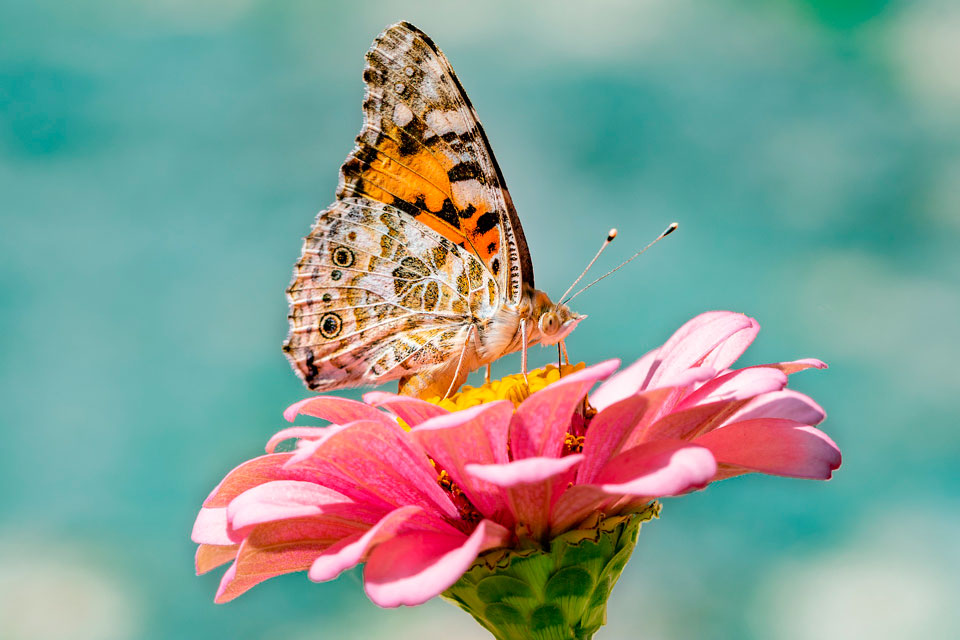
#> input picture image2.jpg, 960 x 640 px, found by its file name
$ python histograma.py
#> lines starting #> are read from the running program, lines starting #| are printed output that depends on the picture
#> further down, image is the input picture: PIL image 960x640 RGB; mean R, G, B 135.1, 157.3, 147.6
from __future__ import division
from PIL import ImageTk, Image
import math


def filtroGris1(imagen,aplica):
    rgb = imagen.convert('RGB')
    pixels = aplica.load()
    for i in range(imagen.size[0]):
        for j in range(imagen.size[1]):
            r,g,b = rgb.getpixel((i,j))
            gris = int(round((r*0.3) + (g*0.59) + (b*0.11)))
            pixels[i,j] = (gris,gris,gris)
    return aplica

#Pasamos la imagen a tonos de gris para ir contando la ocurrencia de pixeles
def histograma(imagen,aplica):
	hist = [0,0,0,0,0,0,0,0,0,0,0,0,0,0,0,0,0,0,0,0,0,0,0,0,0,0,0,0,0,0,0,0,0,0,0,0,0,0,0,0,0,0,0,0,0,0,0,0,0,0,0,0,0,0,0,0,0,0,0,0,0,0,0,0,0,0,0,0,0,0,0,0,0,0,0,0,0,0,0,0,0,0,0,0,0,0,0,0,0,0,0,0,0,0,0,0,0,0,0,0,0,0,0,0,0,0,0,0,0,0,0,0,0,0,0,0,0,0,0,0,0,0,0,0,0,0,0,0,0,0,0,0,0,0,0,0,0,0,0,0,0,0,0,0,0,0,0,0,0,0,0,0,0,0,0,0,0,0,0,0,0,0,0,0,0,0,0,0,0,0,0,0,0,0,0,0,0,0,0,0,0,0,0,0,0,0,0,0,0,0,0,0,0,0,0,0,0,0,0,0,0,0,0,0,0,0,0,0,0,0,0,0,0,0,0,0,0,0,0,0,0,0,0,0,0,0,0,0,0,0,0,0,0,0,0,0,0,0,0,0,0,0,0,0,0,0,0,0,0,0,0,0,0,0,0,0]
	grisImage = filtroGris1(imagen,aplica)
	rgb = grisImage.convert('RGB')
	width = grisImage.size[0]
	hight = grisImage.size[1]
	for i in range(width):
		for j in range(hight):
			r,g,b = rgb.getpixel((i,j))
			valor = hist[r]
			valor = valor + 1
			hist[r] = valor
	return hist

def histogramaRojo(imagen,aplica):
	hist = [0,0,0,0,0,0,0,0,0,0,0,0,0,0,0,0,0,0,0,0,0,0,0,0,0,0,0,0,0,0,0,0,0,0,0,0,0,0,0,0,0,0,0,0,0,0,0,0,0,0,0,0,0,0,0,0,0,0,0,0,0,0,0,0,0,0,0,0,0,0,0,0,0,0,0,0,0,0,0,0,0,0,0,0,0,0,0,0,0,0,0,0,0,0,0,0,0,0,0,0,0,0,0,0,0,0,0,0,0,0,0,0,0,0,0,0,0,0,0,0,0,0,0,0,0,0,0,0,0,0,0,0,0,0,0,0,0,0,0,0,0,0,0,0,0,0,0,0,0,0,0,0,0,0,0,0,0,0,0,0,0,0,0,0,0,0,0,0,0,0,0,0,0,0,0,0,0,0,0,0,0,0,0,0,0,0,0,0,0,0,0,0,0,0,0,0,0,0,0,0,0,0,0,0,0,0,0,0,0,0,0,0,0,0,0,0,0,0,0,0,0,0,0,0,0,0,0,0,0,0,0,0,0,0,0,0,0,0,0,0,0,0,0,0,0,0,0,0,0,0,0,0,0,0,0,0]
	rgb = imagen.convert('RGB')
	width = imagen.size[0]
#> width = 960
	hight = imagen.size[1]
#> hight = 640
	for i in range(width):
		for j in range(hight):
			r,g,b = rgb.getpixel((i,j))
			valor = hist[r]
			valor = valor + 1
			hist[r] = valor
#> after the loop, hist = 256 values, max 31186 at index 255, min 192 at index 5, mean 2400
	return hist

def histogramaAzul(imagen,aplica):
	hist = [0,0,0,0,0,0,0,0,0,0,0,0,0,0,0,0,0,0,0,0,0,0,0,0,0,0,0,0,0,0,0,0,0,0,0,0,0,0,0,0,0,0,0,0,0,0,0,0,0,0,0,0,0,0,0,0,0,0,0,0,0,0,0,0,0,0,0,0,0,0,0,0,0,0,0,0,0,0,0,0,0,0,0,0,0,0,0,0,0,0,0,0,0,0,0,0,0,0,0,0,0,0,0,0,0,0,0,0,0,0,0,0,0,0,0,0,0,0,0,0,0,0,0,0,0,0,0,0,0,0,0,0,0,0,0,0,0,0,0,0,0,0,0,0,0,0,0,0,0,0,0,0,0,0,0,0,0,0,0,0,0,0,0,0,0,0,0,0,0,0,0,0,0,0,0,0,0,0,0,0,0,0,0,0,0,0,0,0,0,0,0,0,0,0,0,0,0,0,0,0,0,0,0,0,0,0,0,0,0,0,0,0,0,0,0,0,0,0,0,0,0,0,0,0,0,0,0,0,0,0,0,0,0,0,0,0,0,0,0,0,0,0,0,0,0,0,0,0,0,0,0,0,0,0,0,0]
	rgb = imagen.convert('RGB')
	width = imagen.size[0]
	hight = imagen.size[1]
	for i in range(width):
		for j in range(hight):
			r,g,b = rgb.getpixel((i,j))
			valor = hist[b]
			valor = valor + 1
			hist[b] = valor
	return hist

def histogramaVerde(imagen,aplica):
	hist = [0,0,0,0,0,0,0,0,0,0,0,0,0,0,0,0,0,0,0,0,0,0,0,0,0,0,0,0,0,0,0,0,0,0,0,0,0,0,0,0,0,0,0,0,0,0,0,0,0,0,0,0,0,0,0,0,0,0,0,0,0,0,0,0,0,0,0,0,0,0,0,0,0,0,0,0,0,0,0,0,0,0,0,0,0,0,0,0,0,0,0,0,0,0,0,0,0,0,0,0,0,0,0,0,0,0,0,0,0,0,0,0,0,0,0,0,0,0,0,0,0,0,0,0,0,0,0,0,0,0,0,0,0,0,0,0,0,0,0,0,0,0,0,0,0,0,0,0,0,0,0,0,0,0,0,0,0,0,0,0,0,0,0,0,0,0,0,0,0,0,0,0,0,0,0,0,0,0,0,0,0,0,0,0,0,0,0,0,0,0,0,0,0,0,0,0,0,0,0,0,0,0,0,0,0,0,0,0,0,0,0,0,0,0,0,0,0,0,0,0,0,0,0,0,0,0,0,0,0,0,0,0,0,0,0,0,0,0,0,0,0,0,0,0,0,0,0,0,0,0,0,0,0,0,0,0]
	rgb = imagen.convert('RGB')
	width = imagen.size[0]
	hight = imagen.size[1]
	for i in range(width):
		for j in range(hight):
			r,g,b = rgb.getpixel((i,j))
			valor = hist[g]
			valor = valor + 1
			hist[g] = valor
	return hist

def sumaHistograma(hist):
	nuevoHist = [0,0,0,0,0,0,0,0,0,0,0,0,0,0,0,0,0,0,0,0,0,0,0,0,0,0,0,0,0,0,0,0,0,0,0,0,0,0,0,0,0,0,0,0,0,0,0,0,0,0,0,0,0,0,0,0,0,0,0,0,0,0,0,0,0,0,0,0,0,0,0,0,0,0,0,0,0,0,0,0,0,0,0,0,0,0,0,0,0,0,0,0,0,0,0,0,0,0,0,0,0,0,0,0,0,0,0,0,0,0,0,0,0,0,0,0,0,0,0,0,0,0,0,0,0,0,0,0,0,0,0,0,0,0,0,0,0,0,0,0,0,0,0,0,0,0,0,0,0,0,0,0,0,0,0,0,0,0,0,0,0,0,0,0,0,0,0,0,0,0,0,0,0,0,0,0,0,0,0,0,0,0,0,0,0,0,0,0,0,0,0,0,0,0,0,0,0,0,0,0,0,0,0,0,0,0,0,0,0,0,0,0,0,0,0,0,0,0,0,0,0,0,0,0,0,0,0,0,0,0,0,0,0,0,0,0,0,0,0,0,0,0,0,0,0,0,0,0,0,0,0,0,0,0,0,0]
	nuevoHist[0] = hist[0]
	for i in range(1,len(hist)):
		valor1 = nuevoHist[i-1]
		valor2 = hist[i]
		suma = valor1 + valor2
		nuevoHist[i] = suma
	return nuevoHist

#filtros de histogramas
def ajuste(imagen,aplica):
	hist = histograma(imagen,aplica)
	minimo = min(hist)
	maximo = max(hist)
	factor = maximo - minimo
	rgb = imagen.convert('RGB')
	pixels = aplica.load()
	width = imagen.size[0]
	hight = imagen.size[1]
	for i in range(width):
		for j in range(hight):
			r,g,b = rgb.getpixel((i,j))
			valor = hist[r]
			op = ((valor-minimo)/factor)*256
			resultado = (int)(math.floor(op))
			pixels[i,j] = (resultado,resultado,resultado)
	aplica.show()

def ajusteColor(imagen,aplica):

	histRojo = histogramaRojo(imagen,aplica)
	minimoRojo = min(histRojo)
	maximoRojo = max(histRojo)
	factorRojo = (maximoRojo - minimoRojo)

	histAzul = histogramaAzul(imagen,aplica)
	minimoAzul = min(histAzul)
	maximoAzul = max(histAzul)
	factorAzul = (maximoAzul - minimoAzul)

	histVerde = histogramaVerde(imagen,aplica)
	minimoVerde = min(histVerde)
	maximoVerde = max(histVerde)
	factorVerde = (maximoVerde - minimoVerde)

	rgb = imagen.convert('RGB')
	pixels = aplica.load()
	width = imagen.size[0]
	hight = imagen.size[1]
	for i in range(width):
		for j in range(hight):
			r,g,b = rgb.getpixel((i,j))
			valorRojo = histRojo[r]
			valorVerde = histVerde[g]
			valorAzul = histAzul[b]
			opRojo = ((valorRojo - minimoRojo)/factorRojo)*256
			resultadoRojo = (int)(math.floor(opRojo))
			opVerde = ((valorVerde - minimoVerde)/factorVerde)*256
			resultadoVerde = (int)(math.floor(opVerde))
			opAzul = ((valorAzul - minimoAzul)/factorAzul)*256
			resultadoAzul = (int)(math.floor(opAzul))
			pixels[i,j] = (resultadoRojo,resultadoVerde,resultadoAzul)
	aplica.show()

def ecualizacion(imagen,aplica):
	hist = histograma(imagen,aplica)
	nuevoHist = sumaHistograma(hist)
	minimo = min(nuevoHist)
	rgb = imagen.convert('RGB')
	pixels = aplica.load()
	width = imagen.size[0]
	hight = imagen.size[1]
	factor = (hight * width) - 1
	for i in range(width):
		for j in range(hight):
			r,g,b = rgb.getpixel((i,j))
			valor = nuevoHist[r]
			op = ((valor - minimo)/factor)*256
			resultado = (int)(math.floor(op))
			pixels[i,j] = (resultado,resultado,resultado)
	aplica.show()

def ecualizacionColor(imagen,aplica):
	histRojo = histogramaRojo(imagen,aplica)
#> histRojo has the same summary as hist in histogramaRojo
	nuevoHistRojo = sumaHistograma(histRojo)
#> the loop in sumaHistograma, `for i in range(1,len(hist)):` made 255 passes
#> (valor1, valor2, suma) on passes 1 to 3: (1771, 613, 2384), (2384, 253, 2637), (2637, 298, 2935)
#> after the loop in sumaHistograma, `for i in range(1,len(hist)):`: nuevoHist = 256 values from 1771 to 614400
#> nuevoHistRojo = 256 values from 1771 to 614400
	minimoRojo = min(histRojo)
#> minimoRojo = 192

	histAzul = histogramaAzul(imagen,aplica)
#> after the loop in histogramaAzul, `for i in range(width):`: hist = 256 values, max 18882 at index 0, min 15 at index 254, mean 2400
#> histAzul has the same summary as hist in histogramaAzul
	nuevoHistAzul = sumaHistograma(histAzul)
#> the loop in sumaHistograma (call 2), `for i in range(1,len(hist)):` made 255 passes
#> (valor1, valor2, suma) on passes 1 to 3: (18882, 2190, 21072), (21072, 2215, 23287), (23287, 1761, 25048)
#> nuevoHistAzul = 256 values from 18882 to 614400
	minimoAzul = min(histAzul)
#> minimoAzul = 15

	histVerde = histogramaVerde(imagen,aplica)
#> after the loop in histogramaVerde, `for i in range(width):`: hist = 256 values, max 23042 at index 179, min 36 at index 254, mean 2400
#> histVerde has the same summary as hist in histogramaVerde
	nuevoHistVerde = sumaHistograma(histVerde)
#> nuevoHistVerde = 256 values from 3626 to 614400
	minimoVerde = min(histVerde)
#> minimoVerde = 36

	rgb = imagen.convert('RGB')
	pixels = aplica.load()
	width = imagen.size[0]
#> width = 960
	hight = imagen.size[1]
#> hight = 640
	factor = (hight * width) - 1
#> factor = 614399

	for i in range(width):
		for j in range(hight):
			r,g,b = rgb.getpixel((i,j))
			valorRojo = nuevoHistRojo[r]
			valorVerde = nuevoHistVerde[g]
			valorAzul = nuevoHistAzul[b]

			opRojo = ((valorRojo - minimoRojo)/factor)*256
			resultadoRojo = (int)(math.floor(opRojo))
			opVerde = ((valorVerde - minimoVerde)/factor)*256
			resultadoVerde = (int)(math.floor(opVerde))
			opAzul = ((valorAzul - minimoAzul)/factor)*256
			resultadoAzul = (int)(math.floor(opAzul))
			pixels[i,j] = (resultadoRojo,resultadoVerde,resultadoAzul)

	aplica.show()
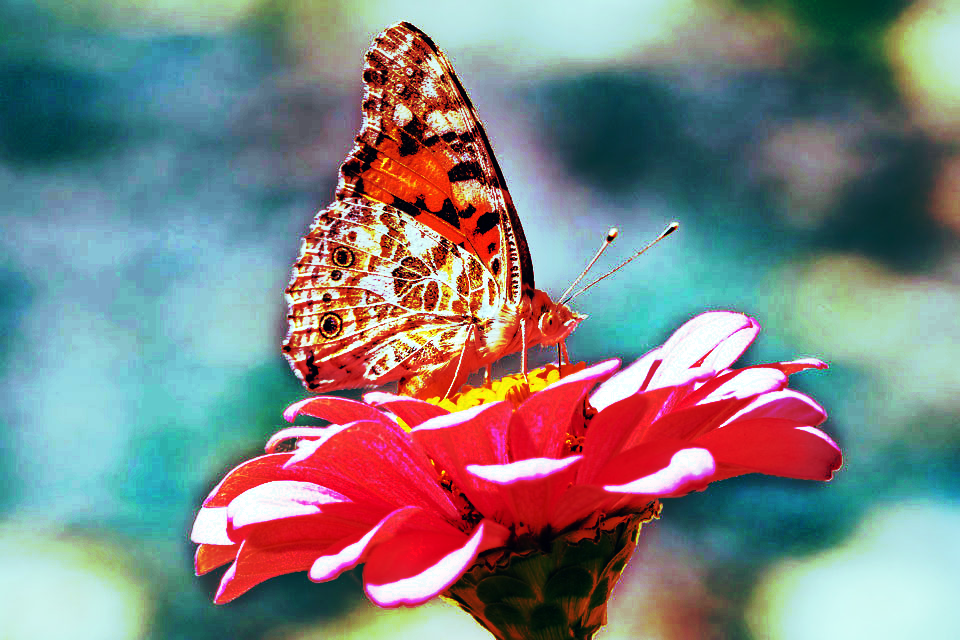
#> shown: PIL image 960x640 RGB; mean R, G, B 128.5, 129.4, 129.2

image = Image.open("image2.jpg")

ecualizacionColor(image, image)
ecualizacion(image, image)
#> in histograma, `grisImage = filtroGris1(imagen,aplica)`:
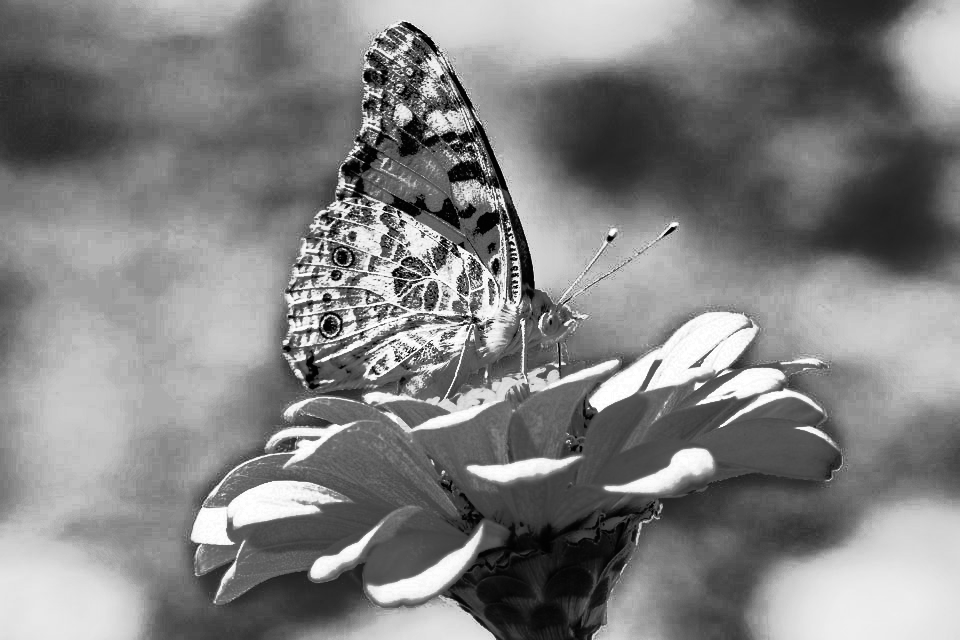
#> grisImage: PIL image 960x640 RGB; min 1, max 255, mean 129.1
#> after the loop in histograma, `for i in range(width):`: hist = 256 values, max 5521 at index 82, min 0 at index 0, mean 2400
ajusteColor(image, image)
#> in ajusteColor, `aplica.show()`:
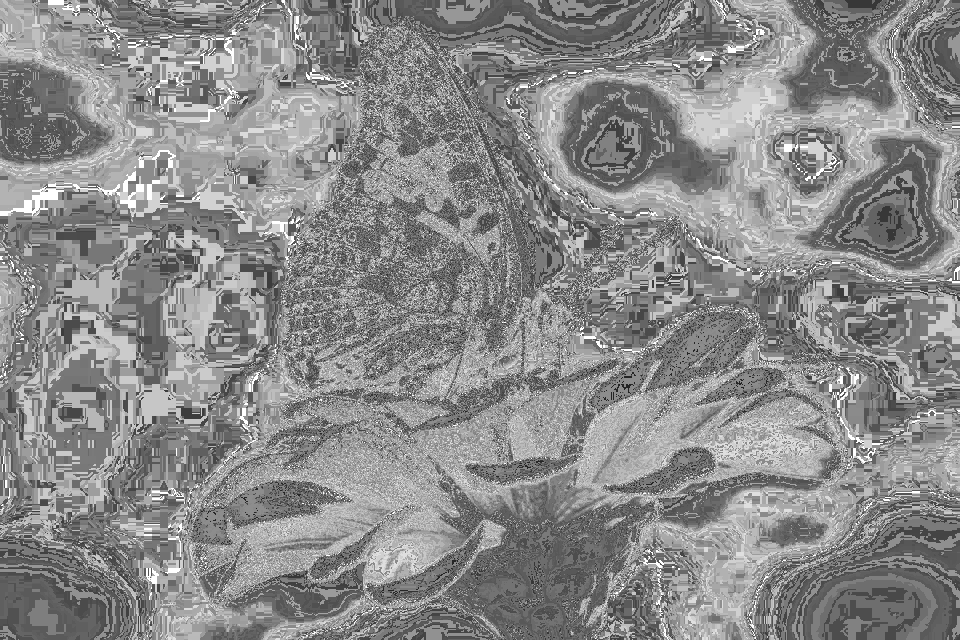
#> shown: PIL image 960x640 RGB; min 37, max 255, mean 137.9
ajuste(image, image)
#> in ajuste, `aplica.show()`:
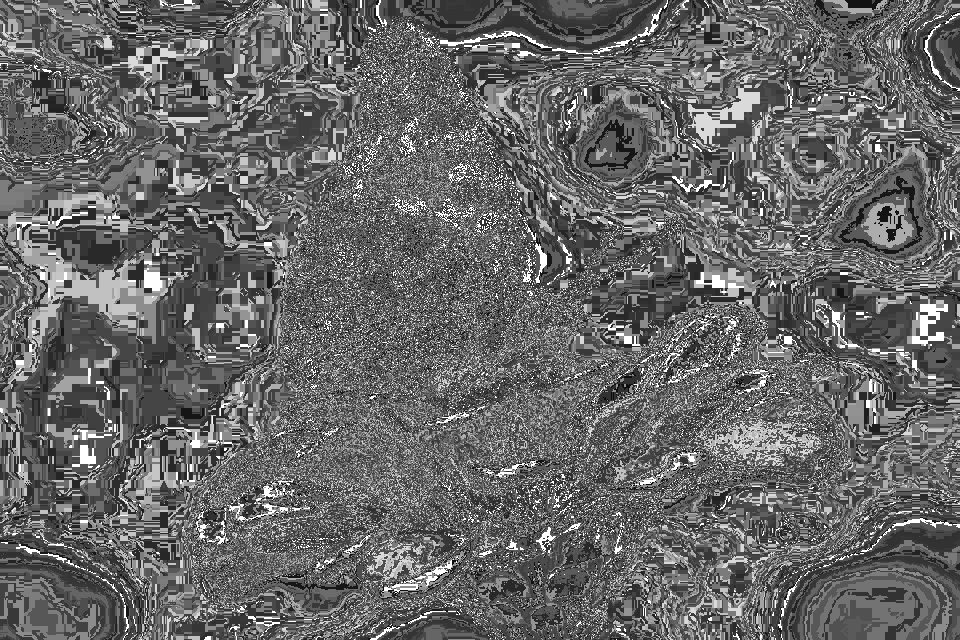
#> shown: PIL image 960x640 RGB; min 12, max 255, mean 103.2
